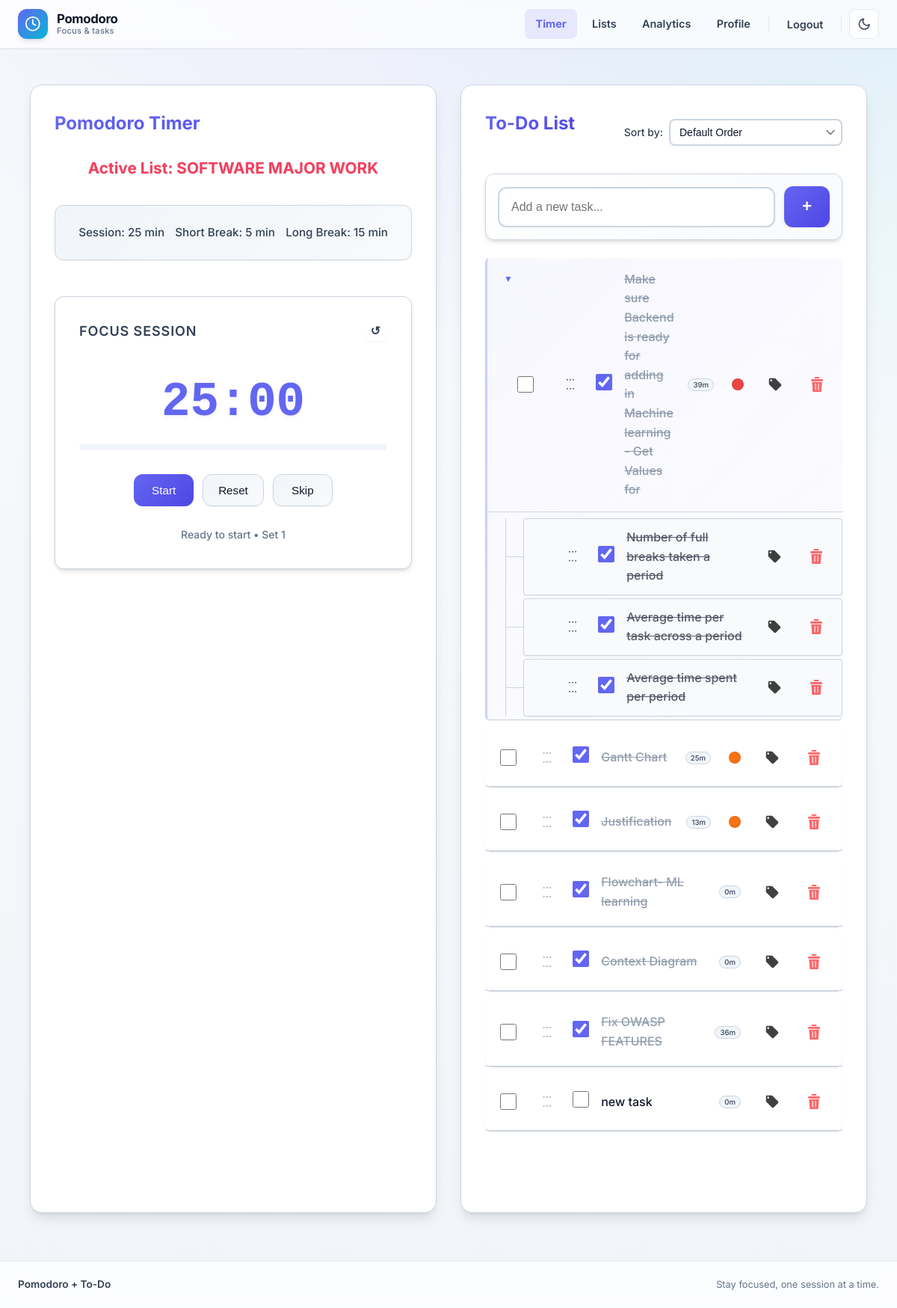
/ (signed in), run on the app's committed database.
### tables this page shows
CREATE TABLE lists (
    id INTEGER PRIMARY KEY AUTOINCREMENT,
    user_id INTEGER NOT NULL,
    name TEXT NOT NULL,
    description TEXT,
    is_active BOOLEAN DEFAULT 0,
    pomo_session INTEGER DEFAULT 25,
    pomo_short_break INTEGER DEFAULT 5,
    pomo_long_break INTEGER DEFAULT 15,
    pomo_current_time INTEGER DEFAULT 0,
    -- Timer state management
    timer_state TEXT DEFAULT 'idle' CHECK(timer_state IN ('idle', 'session', 'short_break', 'long_break', 'paused')),
    current_phase TEXT DEFAULT NULL CHECK(current_phase IN ('session', 'short_break', 'long_break')),
    timer_remaining INTEGER DEFAULT 0,
    sessions_completed INTEGER DEFAULT 0,
    timer_started_at TIMESTAMP NULL,
    timer_last_updated TIMESTAMP DEFAULT CURRENT_TIMESTAMP,
    created_at TIMESTAMP DEFAULT CURRENT_TIMESTAMP,
    FOREIGN KEY (user_id) REFERENCES users (id) ON DELETE CASCADE,
    UNIQUE(user_id, name)
);

CREATE TABLE tasks (
    id INTEGER PRIMARY KEY AUTOINCREMENT,
    list_id INTEGER NOT NULL,
    user_id INTEGER NOT NULL,
    content TEXT NOT NULL,
    is_done BOOLEAN DEFAULT 0,
    tags TEXT DEFAULT '',
    position INTEGER DEFAULT 0,
    parent_id INTEGER DEFAULT NULL,
    level INTEGER DEFAULT 0,
    path TEXT DEFAULT NULL,
    total_time_seconds INTEGER DEFAULT 0,
    created_at TIMESTAMP DEFAULT CURRENT_TIMESTAMP,
    FOREIGN KEY (list_id) REFERENCES lists (id) ON DELETE CASCADE,
    FOREIGN KEY (user_id) REFERENCES users (id) ON DELETE CASCADE,
    FOREIGN KEY (parent_id) REFERENCES tasks (id) ON DELETE CASCADE
);

### pomodoro/routes/home.py (the view)
@bp.route('/')
@login_required
def index():
    from ..models.list import get_active_list
    from ..models.task import get_tasks_with_time
    active_list = get_active_list(current_user.id)
    tasks = []
    if active_list:
        tasks = get_tasks_with_time(active_list['id'], current_user.id)
    return render_template('home/index.html', active_list=active_list, tasks=tasks)

### pomodoro/templates/home/index.html (shortened to what this page needs)
{% extends 'base.html' %}
{% block head %}
<link rel="stylesheet" href="{{ url_for('static', filename='css/task-reorder.css') }}">
<link rel="stylesheet" href="{{ url_for('static', filename='css/hierarchy.css') }}">
<link rel="stylesheet" href="{{ url_for('static', filename='css/hierarchy-feedback.css') }}">
<link rel="stylesheet" href="{{ url_for('static', filename='css/modal.css') }}">
<link rel="stylesheet" href="{{ url_for('static', filename='css/tag-settings.css') }}">
<link rel="stylesheet" href="{{ url_for('static', filename='css/time-tracking.css') }}">
{% endblock %}
{% block content %}
<div class="home-layout">
    <div class="panel pomodoro-panel">
        <h2>Pomodoro Timer</h2>
        {% if active_list %}
            <div class="pomodoro-placeholder">
                <p class="list-name">Active List: {{ active_list['name'] }}</p>
                <div class="timer-settings">
                    <p>Session: {{ active_list['pomo_session'] }} min</p>
                    <p>Short Break: {{ active_list['pomo_short_break'] }} min</p>
                    <p>Long Break: {{ active_list['pomo_long_break'] }} min</p>
                </div>
                <div class="timer-container" id="timerContainer">
                    <div class="timer-header">
                        <div class="timer-phase" id="timerPhase">Focus Session</div>
                        <button id="resetSetsBtn" class="btn btn-ghost btn-sm" title="Reset set counter">↺</button>
                    </div>
                    <div class="timer-display" id="timerDisplay">25:00</div>
                    <div class="timer-progress">
                    </div>
                    <div class="timer-controls">
                        <button id="startPauseBtn" class="btn btn-primary">Start</button>
                        <button id="resetBtn" class="btn btn-secondary">Reset</button>
                        <button id="skipBtn" class="btn btn-secondary">Skip</button>
                    </div>
                    <div class="timer-sessions" id="sessionCounter">0/4 sessions</div>
                </div>
            </div>
        {% else %}
            <p class="no-list">No active list selected. <a href="{{ url_for('lists.index') }}">Select a list</a></p>
        {% endif %}
    </div>
    <div class="panel tasks-panel">
        <div class="tasks-header">
            <h2>To-Do List</h2>
            <div class="sort-controls">
                <label for="sortSelect" class="sort-label">Sort by:</label>
                <select id="sortSelect" class="sort-select" aria-label="Sort tasks">
                    <option value="default">Default Order</option>
                </select>
            </div>
        </div>
        {% if active_list %}
            <div class="tasks-container">
                <div class="add-task-container">
                    <form method="post" action="{{ url_for('tasks.add_task') }}" class="add-task-form">
                        <input
                            type="text"
                            name="content"
                            placeholder="Add a new task..."
                            class="task-input"
                            required
                            aria-label="Task content"
                        >
                        <button type="submit" class="add-task-btn">
                            <span class="btn-icon">+</span>
                        </button>
                    </form>
                </div>
                <ul class="task-list" data-list-id="{{ active_list.id }}">
                    {% set root_tasks = tasks | selectattr('parent_id', 'none') | list %}
                    {% if root_tasks %}
                        {% for task in root_tasks %}
                            {% set all_tasks = tasks %}
                            {% include 'home/partials/task_item.html' with context %}
                        {% endfor %}
                    {% else %}
                        <li class="empty-state">No tasks yet. Add one above!</li>
                    {% endif %}
                </ul>
            </div>
        {% else %}
            <p class="no-list">No active list selected. <a href="{{ url_for('lists.index') }}">Select a list</a></p>
        {% endif %}
    </div>
</div>
{% endblock %}

### pomodoro/templates/base.html (shortened to what this page needs)
<!DOCTYPE html>
<html lang="en">
<head>
    <link rel="stylesheet" href="{{ url_for('static', filename='css/style.css') }}">
    <link rel="stylesheet" href="{{ url_for('static', filename='css/base-layout.css') }}">
    <link rel="stylesheet" href="{{ url_for('static', filename='css/modal.css') }}">
    {% block head %}{% endblock %}
</head>
<body class="app-body">
    <header class="site-header">
        <nav class="navbar" aria-label="Main navigation">
            <div class="nav-inner">
                <a href="{{ url_for('home.index') }}" class="nav-brand">
                    <span class="brand-icon" aria-hidden="true">
                        <svg viewBox="0 0 24 24" fill="none" stroke="currentColor" stroke-width="2" stroke-linecap="round" stroke-linejoin="round">
                            <circle cx="12" cy="12" r="10"/>
                            <polyline points="12 6 12 12 16 14"/>
                        </svg>
                    </span>
                    <span class="brand-text">
                        <span class="brand-name">Pomodoro</span>
                        <span class="brand-tagline">Focus &amp; tasks</span>
                    </span>
                </a>
                <div id="nav-menu" class="nav-menu">
                    <div class="nav-links">
                        {% if current_user.is_authenticated %}
                            <a href="{{ url_for('home.index') }}" class="nav-link {% if request.endpoint == 'home.index' %}active{% endif %}">Timer</a>
                            <a href="{{ url_for('lists.index') }}" class="nav-link {% if request.endpoint and request.endpoint.startswith('lists.') %}active{% endif %}">Lists</a>
                            <a href="{{ url_for('analytics.index') }}" class="nav-link {% if request.endpoint and request.endpoint.startswith('analytics.') %}active{% endif %}">Analytics</a>
                            <a href="{{ url_for('auth.profile') }}" class="nav-link {% if request.endpoint == 'auth.profile' %}active{% endif %}">Profile</a>
                            <form method="POST" action="{{ url_for('auth.logout') }}" class="logout-form">
                                <button type="button" class="nav-link logout-btn">Logout</button>
                            </form>
                        {% else %}
                            <a href="{{ url_for('auth.login') }}" class="nav-link {% if request.endpoint == 'auth.login' %}active{% endif %}">Login</a>
                            <a href="{{ url_for('auth.register') }}" class="nav-link {% if request.endpoint == 'auth.register' %}active{% endif %}">Sign up</a>
                        {% endif %}
                        <button type="button" id="theme-toggle" class="theme-toggle" aria-label="Toggle dark mode">
                            <svg class="icon-moon" viewBox="0 0 24 24" fill="none" stroke="currentColor" stroke-width="2" stroke-linecap="round" stroke-linejoin="round" aria-hidden="true">
                                <path d="M21 12.79A9 9 0 1 1 11.21 3 7 7 0 0 0 21 12.79z"/>
                            </svg>
                        </button>
                    </div>
                </div>
            </div>
        </nav>
    </header>
    <main id="main-content" class="main-content">
        <div class="content-wrapper">
            {% block content %}{% endblock %}
        </div>
    </main>
    <footer class="site-footer">
        <div class="footer-inner">
            <span class="footer-brand">Pomodoro + To-Do</span>
            <span class="footer-meta">Stay focused, one session at a time.</span>
        </div>
    </footer>
</body>
</html>

### pomodoro/templates/home/partials/task_item.html (shortened to what this page needs)
{% set subtasks = all_tasks | selectattr('parent_id', 'equalto', task.id) | list %}
{% set is_parent = subtasks | length > 0 %}
{% set tags_list = (task.tags or '').split(',') | select | list %}
{% set color_map = {
    '#ff5252': 'red', '#ff9800': 'orange', '#ffeb3b': 'yellow',
    '#4caf50': 'green', '#00bcd4': 'cyan', '#3f51b5': 'indigo',
    '#9c27b0': 'purple', '#795548': 'brown'
} %}
<li class="task-item {% if task.is_done %}completed{% endif %} {% if is_parent %}parent{% endif %} {% if task.parent_id %}subtask{% endif %}"
    data-task-id="{{ task.id }}"
    draggable="true">
    <div class="task-header">
        {% if is_parent %}
            <button type="button" class="collapse-btn" aria-label="Toggle subtasks">▼</button>
        {% endif %}
        <input type="checkbox"
               class="task-selector"
               data-task-id="{{ task.id }}"
               title="Select this task for time tracking">
        <div class="drag-handle">⋮⋮</div>
        <form method="post" action="{{ url_for('tasks.toggle_task', id=task.id) }}" style="display:inline;">
            <input type="checkbox" {% if task.is_done %}checked{% endif %} onchange="this.form.submit()">
        </form>
        <span class="task-content" data-task-id="{{ task.id }}">{{ task.content }}</span>
        <div class="task-time-display">
            <span class="time-spent" title="Total time spent on this task">
                {{ task.total_time_seconds | format_duration }}
            </span>
        </div>
        {% if tags_list %}
            <div class="task-tags-display">
                {% for color in tags_list %}
                    {% set cc = color_map.get(color) %}
                    {% if cc %}
                        <span class="tag-dot tag-{{ cc }}" title="{{ color }}"></span>
                    {% endif %}
                {% endfor %}
            </div>
        {% endif %}
        <form method="post" action="{{ url_for('tasks.update_tags', id=task.id) }}" class="tag-form" data-task-id="{{ task.id }}">
            <button type="button" class="tag-btn" aria-label="Edit tags">
                <img src="{{ url_for('static', filename='assets/tag.png') }}" alt="Tags" class="tag-icon">
            </button>
        </form>
        <button type="button" class="delete-btn"
                data-task-id="{{ task.id }}"
                data-task-content="{{ task.content }}"
                aria-label="Delete task">
            <img src="{{ url_for('static', filename='assets/delete.png') }}" alt="Delete" class="delete-icon">
        </button>
    </div>
    {% if subtasks %}
        <ul class="task-children">
            {% for subtask in subtasks %}
                {% set sub_subtasks = all_tasks | selectattr('parent_id', 'equalto', subtask.id) | list %}
                {% set sub_is_parent = sub_subtasks | length > 0 %}
                <li class="task-item {% if subtask.is_done %}completed{% endif %} {% if sub_is_parent %}parent{% endif %} subtask"
                    data-task-id="{{ subtask.id }}"
                    draggable="true">
                    <div class="task-header">
                        <div class="drag-handle">⋮⋮</div>
                        <form method="post" action="{{ url_for('tasks.toggle_task', id=subtask.id) }}" style="display:inline;">
                            <input type="checkbox" {% if subtask.is_done %}checked{% endif %} onchange="this.form.submit()">
                        </form>
                        <span class="task-content" data-task-id="{{ subtask.id }}">{{ subtask.content }}</span>
                        <form method="post" action="{{ url_for('tasks.update_tags', id=subtask.id) }}" class="tag-form" data-task-id="{{ subtask.id }}">
                            <button type="button" class="tag-btn" aria-label="Edit tags">
                                <img src="{{ url_for('static', filename='assets/tag.png') }}" alt="Tags" class="tag-icon">
                            </button>
                        </form>
                        <button type="button" class="delete-btn"
                                data-task-id="{{ subtask.id }}"
                                data-task-content="{{ subtask.content }}"
                                aria-label="Delete task">
                            <img src="{{ url_for('static', filename='assets/delete.png') }}" alt="Delete" class="delete-icon">
                        </button>
                    </div>
                </li>
            {% endfor %}
        </ul>
    {% endif %}
</li>

### data on the page
lists: name "SOFTWARE MAJOR WORK", pomo_session "25", pomo_short_break "5", pomo_long_break "15"
tasks: is_done "☑", content "Make sure Backend is ready for adding in Machine learning - Get Values for", total_time_seconds "39m"
tasks: is_done "☑", content "Number of full breaks taken a period"
tasks: is_done "☑", content "Average time per task across a period"
tasks: is_done "☑", content "Average time spent per period"
tasks: is_done "☑", content "Gantt Chart", total_time_seconds "25m"
tasks: is_done "☑", content "Justification", total_time_seconds "13m"
tasks: is_done "☑", content "Flowchart- ML learning", total_time_seconds "0m"
tasks: is_done "☑", content "Context Diagram", total_time_seconds "0m"
tasks: is_done "☑", content "Fix OWASP FEATURES", total_time_seconds "36m"
tasks: content "new task", total_time_seconds "0m"
